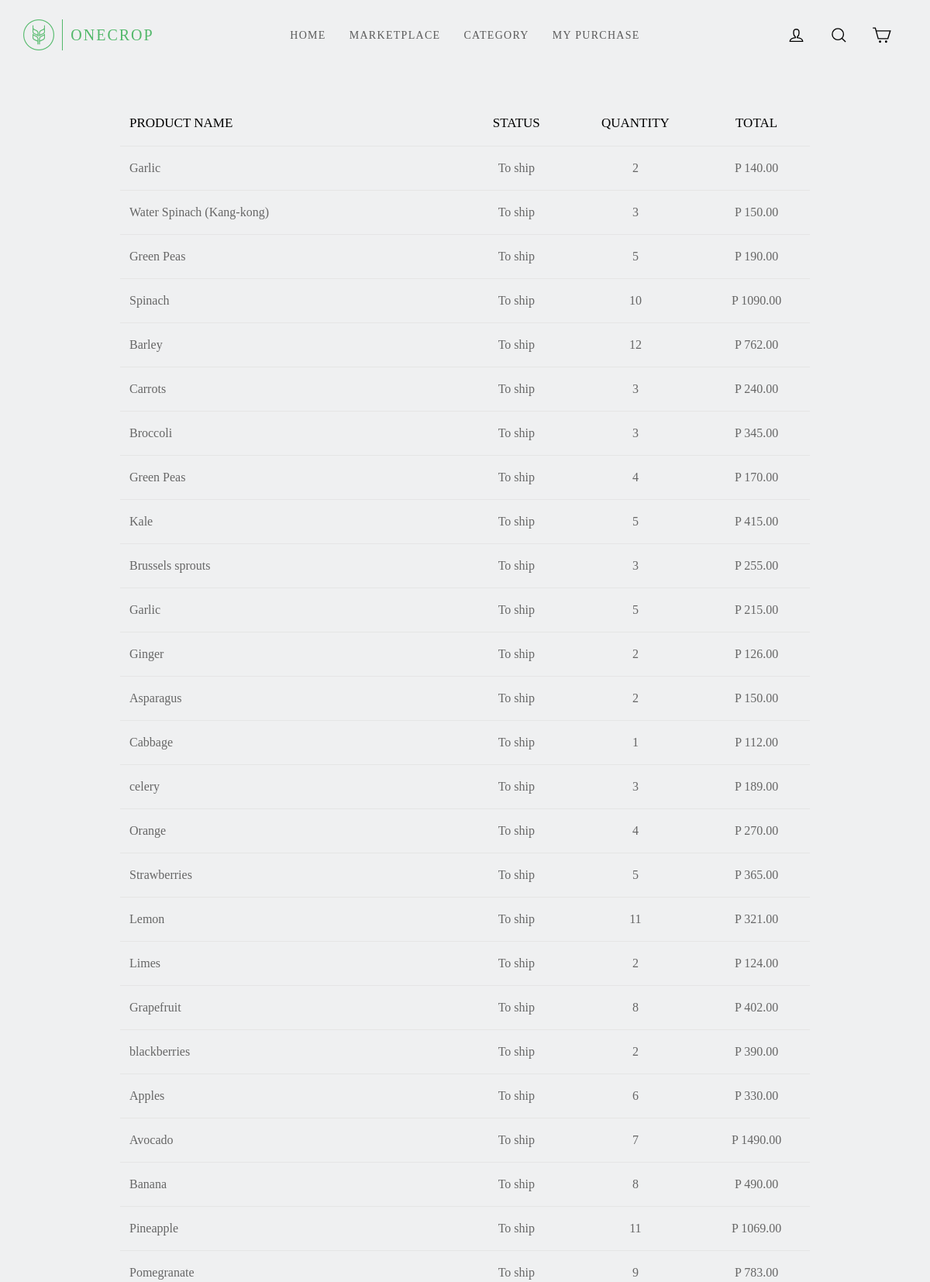
/marketplace/orders.php (signed in, upper part), run on the app's committed database.
### tables this page shows
CREATE TABLE `orders` (
  `order_id` int(11) NOT NULL,
  `buyer_id` int(11) NOT NULL,
  `seller_id` int(11) NOT NULL,
  `status` varchar(255) NOT NULL,
  `payment_type` varchar(255) NOT NULL,
  `order_creation_date` datetime NOT NULL,
  `product_name` varchar(255) NOT NULL,
  `product_id` int(11) NOT NULL,
  `quantity` int(11) NOT NULL,
  `product_price` int(11) NOT NULL,
  `product_subtotal` int(11) NOT NULL,
  `shipping_price` int(11) NOT NULL,
  `grand_total` int(11) NOT NULL,
  `buyer_name` varchar(255) NOT NULL,
  `receiver_name` varchar(255) NOT NULL,
  `phone_number` varchar(255) NOT NULL,
  `delivery_address` varchar(255) NOT NULL
);

### include/functions.php (called while the page is built, shortened)
<?php
	include 'conn.php';
	function selectData($tbl_name, $col_name, $identifier, $identifier_data){
		global $conn;
		$result = $conn->query("SELECT `$col_name` FROM `$tbl_name` WHERE `$identifier`='$identifier_data' ");
		$row = $result -> fetch_assoc();
		return $row[$col_name];
	}
?>

### marketplace/orders.php (the view, shortened to what this page needs)
<?php
    include '../include/conn.php';
    include '../include/functions.php';
    if(isset($_SESSION['user_email'])){
        $email = $_SESSION['user_email'];
        if($_SESSION['user_type'] == "Farmer"){
            header('location: ../seller');
            if(selectData("seller","verified", "email" , $email) == "No"){
                header('location: ../user/verify.php');
            }
        }
        else if($_SESSION['user_type'] == "Buyer"){
        	$user_id = selectData("buyer", "buyer_id", "email", $email);
        }
        else{
            $_SESSION['othererror'] = "Log in first";
            header("location: ../user/");
        }
    }
?>
<!DOCTYPE html>
<html lang="en">
<head>
	<link rel="stylesheet" href="style/uikit.min.css" />
	   <link rel="stylesheet" type="text/css" href="style/style.css">
<body>
<nav class="fixed-navbar scrolled" id="scrolled"  uk-navbar>
		<div class="uk-navbar-left">
			<a href="">
				<div class="container">
					<img src="style/images/logo-circle.png" class="logo" alt="logo">
					<div class="name"> ONE<span>CROP</span></div>
				</div>
			</a>
		</div>
		<div class="uk-navbar-center">
			<ul class="uk-navbar-nav">
				<li><a href="../">Home</a></li>
				<li class=""><a href="index.php">Marketplace</a></li>
				<li>
					<a href="#">Category</a>
				</li>
				<li>
					<a href="orders.php">My Purchase</a>
				</li>
			</ul>
		</div>
		<div class="uk-navbar-right uk-margin-right">
			<div class="account-dropdown">
			   <a href="account.php">
				<svg aria-hidden="true" focusable="false" role="presentation" class="icon-nav" viewBox="0 0 64 64"><path class="cls-1" d="M35 39.84v-2.53c3.3-1.91 6-6.66 6-11.41 0-7.63 0-13.82-9-13.82s-9 6.19-9 13.82c0 4.75 2.7 9.51 6 11.41v2.53c-10.18.85-18 6-18 12.16h42c0-6.19-7.82-11.31-18-12.16z"></path></svg>
				</a>
			</div>
			<a href="">
				<svg aria-hidden="true" focusable="false" role="presentation" class="icon-nav"viewBox="0 0 64 64"><path class="cls-1" d="M47.16 28.58A18.58 18.58 0 1 1 28.58 10a18.58 18.58 0 0 1 18.58 18.58zM54 54L41.94 42"></path></svg>
			</a>
			<a href="cart.php">
				<svg aria-hidden="true" focusable="false" role="presentation" class="icon-nav" viewBox="0 0 64 64"><path class="cls-1" d="M14 17.44h46.79l-7.94 25.61H20.96l-9.65-35.1H3"></path><circle cx="27" cy="53" r="2"></circle><circle cx="47" cy="53" r="2"></circle></svg>
			</a>
		</div>
	</nav>
<div class="top">
	<div class="product-panel">
		<div class="uk-flex-center" uk-grid>
			<div class="uk-width-3-4@m  card" >
				<table class="uk-table uk-table-divider">
				    <thead>
				        <tr>
				            <th>Product Name</th>
				            <th>Status</th>
				            <th>Quantity</th>
				            <th>Total</th>
				        </tr>
				    </thead>
				    <tbody>
				        <tr>
				        	<?php
						        $result = $conn->query("SELECT * FROM `orders` WHERE buyer_id = '$user_id'");
					        	while($row = $result->fetch_array()){
					        		echo "<tr>";
					        		echo "<td>" . $row['product_name'] . "</td>";
					        		echo "<td>" .  ucfirst($row['status']). " </td>";
					        		echo "<td>" . $row['quantity'] . "</td>";
					        		echo "<td>P " . $row['grand_total'] . ".00</td>";
					        		echo "</tr>";
					        	}
					        ?>
				        </tr>
				    </tbody>
				</table>
			</div>
		</div>
	</div>
</div>
</body>
</html>

### marketplace/style/style.css (style rules this page uses)
* { font-family: gotham; transition: 0.4s; box-sizing: border-box; }
body, html { padding: 0; margin: 0; background: #EFF0F1; }
a { text-decoration: none; }
.uk-navbar-nav li a { color:#5a5a5a; }
nav { overflow: inherit !important; }
.container { margin:10px; display: flex; padding: 15px; }
.logo { width: 40px; margin: auto 5px; }
.name { color: #52b86a; font-size: 20px; letter-spacing: 2px; font-family: gotham-bold; margin: auto 5px; }
.name span { font-family: gotham; }
nav li a { font-family: gotham-bold !important; letter-spacing: 1.3px; }
.fixed-navbar { position: fixed; right: 0; left: 0; top: 0; z-index: 1030; }
.icon-nav { fill:none; stroke:#000; stroke-miterlimit:10; stroke-width:3.5px; width: 25px; height: 25px; margin-right: 30px; }
.account-dropdown { position: relative; }
.account-dropdown::before { content: ""; background: white; width: 10px; height: 10px; position: absolute; top: 40px; left: 10%; transform: rotate(45deg); opacity: 0; visibility: hidden; transition: visibility 0s, opacity 0.3s linear; }
.top { margin-top: 130px; }
.uk-table>thead>tr>th:nth-child(1), .uk-table>tbody>tr>td:nth-child(1) { width: 50%; }
.uk-table>thead>tr>th:not(:nth-child(1)), .uk-table>tbody>tr>td:not(:nth-child(1)) { text-align: center; vertical-align: middle; }
.uk-table>thead>tr>th { font-family: gotham-black; color: black; font-size: 17px; }
.uk-table>tbody>tr>td:last-child, .uk-table>thead>tr>th:last-child { text-align: right; }

### marketplace/orders.php (style rules this page uses)
.uk-table>tbody>tr>td:last-child, .uk-table>thead>tr>th:last-child { text-align: center !important; }
.uk-table>tbody>tr>td { color: #666 !important; }

### data on the page
orders: product_name "Garlic", status "To ship", quantity "2", grand_total "140"
orders: product_name "Water Spinach (Kang-kong)", status "To ship", quantity "3", grand_total "150"
orders: product_name "Green Peas", status "To ship", quantity "5", grand_total "190"
orders: product_name "Spinach", status "To ship", quantity "10", grand_total "1090"
orders: product_name "Barley", status "To ship", quantity "12", grand_total "762"
orders: product_name "Carrots", status "To ship", quantity "3", grand_total "240"
orders: product_name "Broccoli", status "To ship", quantity "3", grand_total "345"
orders: product_name "Green Peas", status "To ship", quantity "4", grand_total "170"
orders: product_name "Kale", status "To ship", quantity "5", grand_total "415"
orders: product_name "Brussels sprouts", status "To ship", quantity "3", grand_total "255"
orders: product_name "Garlic", status "To ship", quantity "5", grand_total "215"
orders: product_name "Ginger", status "To ship", quantity "2", grand_total "126"
orders: product_name "Asparagus", status "To ship", quantity "2", grand_total "150"
orders: product_name "Cabbage", status "To ship", quantity "1", grand_total "112"
orders: product_name "celery", status "To ship", quantity "3", grand_total "189"
orders: product_name "Orange", status "To ship", quantity "4", grand_total "270"
orders: product_name "Strawberries", status "To ship", quantity "5", grand_total "365"
orders: product_name "Lemon", status "To ship", quantity "11", grand_total "321"
orders: product_name "Limes", status "To ship", quantity "2", grand_total "124"
orders: product_name "Grapefruit", status "To ship", quantity "8", grand_total "402"
orders: product_name "blackberries", status "To ship", quantity "2", grand_total "390"
orders: product_name "Apples", status "To ship", quantity "6", grand_total "330"
orders: product_name "Avocado", status "To ship", quantity "7", grand_total "1490"
orders: product_name "Banana", status "To ship", quantity "8", grand_total "490"
orders: product_name "Pineapple", status "To ship", quantity "11", grand_total "1069"
orders: product_name "Pomegranate", status "To ship", quantity "9", grand_total "783"
